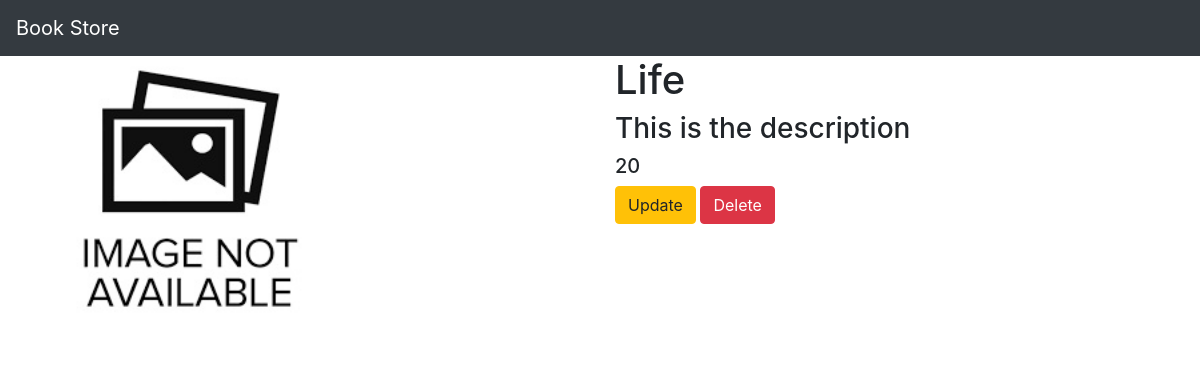
Screenshot of /book/1/ with the database file from the repository.
### myapp/models.py (models this page shows, shortened)
class Book(models.Model):
    name = models.CharField(max_length=100)
    desc = models.CharField(max_length=300)
    price = models.IntegerField()
    book_image = models.ImageField(default='default.jpg', upload_to='book_images')

### myapp/views.py (the view)
# urls.py: path('book/<int:book_id>/',  views.detail, name='detail'),
def detail(request, book_id):
    if request.method == 'POST':
        return redirect('/update', book_id=book_id)
    book = Book.objects.get(id=book_id)
    return render(request, 'myapp/detail.html',  {'book': book})

### myapp/templates/myapp/detail.html
{% extends 'myapp/base.html' %}
{% block body %}
<div class="container">
    <div  class="row">
        <div class="col-md-6">
            <img width="300" height="300" src="{{book.book_image.url}}">
        </div>
        <div class="col-md-6">
            <h1>{{book.name}}</h1>
            <h3>{{book.desc}}</h3>
            <h5>{{book.price}}</h5>
            <a class="btn btn-warning" href="{% url 'myapp:update' book.id %}">Update</a>
            <a class="btn btn-danger" href="{% url 'myapp:delete' book.id %}">Delete</a>
        </div>
    </div>
</div>
{% endblock %}

### rows the page displays
Book: book_image (placeholder picture), name "Life", desc "This is the description", price "20"
